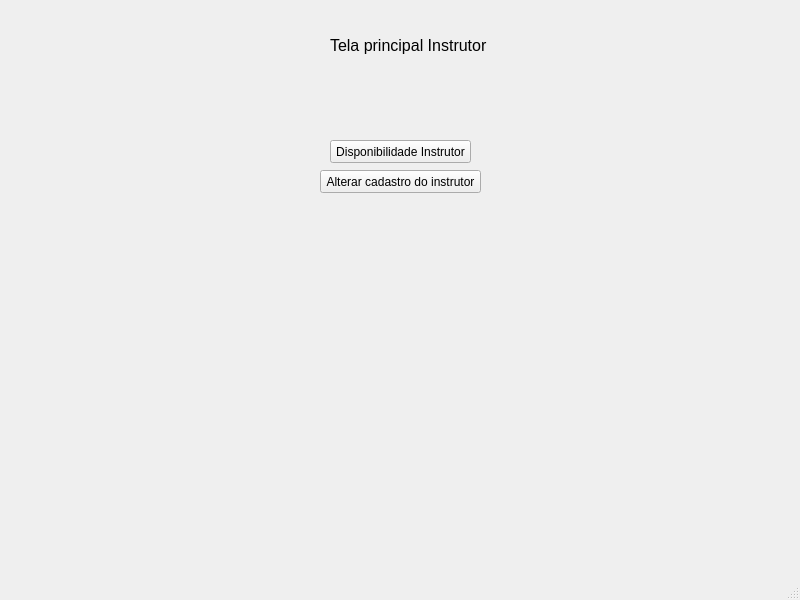
<?xml version="1.0" encoding="UTF-8"?>
<ui version="4.0">
 <class>MainWindow</class>
 <widget class="QMainWindow" name="MainWindow">
  <property name="geometry">
   <rect>
    <x>0</x>
    <y>0</y>
    <width>800</width>
    <height>600</height>
   </rect>
  </property>
  <property name="windowTitle">
   <string>MainWindow</string>
  </property>
  <widget class="QWidget" name="centralwidget">
   <widget class="QLabel" name="label">
    <property name="geometry">
     <rect>
      <x>330</x>
      <y>30</y>
      <width>171</width>
      <height>31</height>
     </rect>
    </property>
    <property name="font">
     <font>
      <pointsize>12</pointsize>
     </font>
    </property>
    <property name="text">
     <string>Tela principal Instrutor</string>
    </property>
   </widget>
   <widget class="QPushButton" name="pushButton">
    <property name="geometry">
     <rect>
      <x>330</x>
      <y>140</y>
      <width>141</width>
      <height>23</height>
     </rect>
    </property>
    <property name="text">
     <string>Disponibilidade Instrutor</string>
    </property>
   </widget>
   <widget class="QPushButton" name="pushButton_2">
    <property name="geometry">
     <rect>
      <x>320</x>
      <y>170</y>
      <width>161</width>
      <height>23</height>
     </rect>
    </property>
    <property name="text">
     <string>Alterar cadastro do instrutor</string>
    </property>
   </widget>
  </widget>
  <widget class="QMenuBar" name="menubar">
   <property name="geometry">
    <rect>
     <x>0</x>
     <y>0</y>
     <width>800</width>
     <height>21</height>
    </rect>
   </property>
  </widget>
  <widget class="QStatusBar" name="statusbar"/>
 </widget>
 <resources/>
 <connections/>
</ui>
